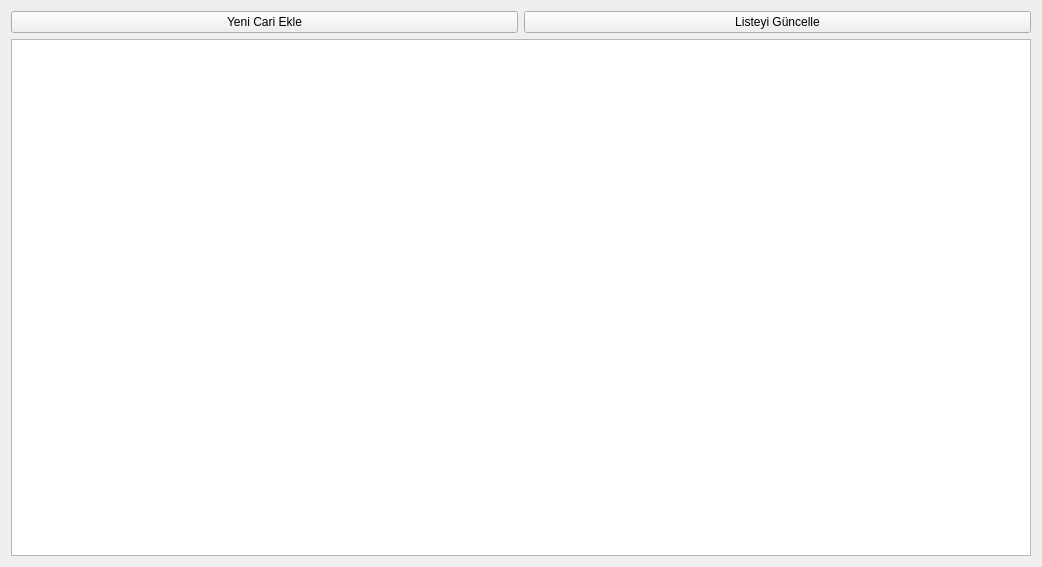
<?xml version="1.0" encoding="UTF-8"?>
<ui version="4.0">
 <class>CariMainWidget</class>
 <widget class="QWidget" name="CariMainWidget">
  <property name="geometry">
   <rect>
    <x>0</x>
    <y>0</y>
    <width>1042</width>
    <height>567</height>
   </rect>
  </property>
  <property name="windowTitle">
   <string>Form</string>
  </property>
  <layout class="QGridLayout" name="gridLayout_2">
   <item row="0" column="0">
    <layout class="QGridLayout" name="gridLayout">
     <item row="0" column="0">
      <widget class="QPushButton" name="pushButton_YeniCariEkle">
       <property name="text">
        <string>Yeni Cari Ekle</string>
       </property>
      </widget>
     </item>
     <item row="0" column="1">
      <widget class="QPushButton" name="pushButton_Guncelle">
       <property name="text">
        <string>Listeyi Güncelle</string>
       </property>
      </widget>
     </item>
     <item row="1" column="0" colspan="2">
      <widget class="QTableView" name="tableView">
       <property name="editTriggers">
        <set>QAbstractItemView::NoEditTriggers</set>
       </property>
       <property name="alternatingRowColors">
        <bool>true</bool>
       </property>
       <property name="selectionBehavior">
        <enum>QAbstractItemView::SelectRows</enum>
       </property>
       <attribute name="horizontalHeaderStretchLastSection">
        <bool>true</bool>
       </attribute>
      </widget>
     </item>
    </layout>
   </item>
  </layout>
 </widget>
 <resources/>
 <connections/>
</ui>
